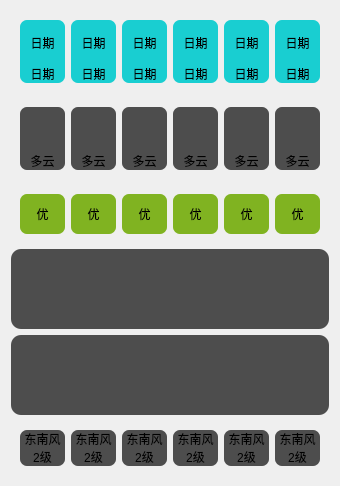
    <widget class="QWidget" name="widget_04" native="true">
     <layout class="QVBoxLayout" name="verticalLayout_27">
      <item>
       <widget class="QWidget" name="widget_4" native="true">
        <layout class="QHBoxLayout" name="horizontalLayout_4">
         <item>
          <layout class="QVBoxLayout" name="verticalLayout_14">
           <property name="spacing">
            <number>0</number>
           </property>
           <item>
            <widget class="QLabel" name="label_32">
             <property name="minimumSize">
              <size>
               <width>45</width>
               <height>45</height>
              </size>
             </property>
             <property name="styleSheet">
              <string notr="true">background-color: rgb(25, 206, 209);
border-radius:  7px;
border-bottom-left-radius: 0px;
border-bottom-right-radius: 0px;</string>
             </property>
             <property name="text">
              <string>日期</string>
             </property>
             <property name="scaledContents">
              <bool>true</bool>
             </property>
             <property name="alignment">
              <set>Qt::AlignCenter</set>
             </property>
            </widget>
           </item>
           <item>
            <widget class="QLabel" name="label_33">
             <property name="styleSheet">
              <string notr="true">background-color: rgb(25, 206, 209);
border-radius:  7px;
border-top-left-radius: 0px;
border-top-right-radius: 0px;</string>
             </property>
             <property name="text">
              <string>日期</string>
             </property>
             <property name="alignment">
              <set>Qt::AlignCenter</set>
             </property>
            </widget>
           </item>
          </layout>
         </item>
         <item>
          <layout class="QVBoxLayout" name="verticalLayout_15">
           <property name="spacing">
            <number>0</number>
           </property>
           <item>
            <widget class="QLabel" name="label_34">
             <property name="minimumSize">
              <size>
               <width>45</width>
               <height>45</height>
              </size>
             </property>
             <property name="styleSheet">
              <string notr="true">background-color: rgb(25, 206, 209);
border-radius:  7px;
border-bottom-left-radius: 0px;
border-bottom-right-radius: 0px;</string>
             </property>
             <property name="text">
              <string>日期</string>
             </property>
             <property name="scaledContents">
              <bool>true</bool>
             </property>
             <property name="alignment">
              <set>Qt::AlignCenter</set>
             </property>
            </widget>
           </item>
           <item>
            <widget class="QLabel" name="label_35">
             <property name="styleSheet">
              <string notr="true">background-color: rgb(25, 206, 209);
border-radius:  7px;
border-top-left-radius: 0px;
border-top-right-radius: 0px;</string>
             </property>
             <property name="text">
              <string>日期</string>
             </property>
             <property name="alignment">
              <set>Qt::AlignCenter</set>
             </property>
            </widget>
           </item>
          </layout>
         </item>
         <item>
          <layout class="QVBoxLayout" name="verticalLayout_16">
           <property name="spacing">
            <number>0</number>
           </property>
           <item>
            <widget class="QLabel" name="label_36">
             <property name="minimumSize">
              <size>
               <width>45</width>
               <height>45</height>
              </size>
             </property>
             <property name="styleSheet">
              <string notr="true">background-color: rgb(25, 206, 209);
border-radius:  7px;
border-bottom-left-radius: 0px;
border-bottom-right-radius: 0px;</string>
             </property>
             <property name="text">
              <string>日期</string>
             </property>
             <property name="scaledContents">
              <bool>true</bool>
             </property>
             <property name="alignment">
              <set>Qt::AlignCenter</set>
             </property>
            </widget>
           </item>
           <item>
            <widget class="QLabel" name="label_37">
             <property name="styleSheet">
              <string notr="true">background-color: rgb(25, 206, 209);
border-radius:  7px;
border-top-left-radius: 0px;
border-top-right-radius: 0px;</string>
             </property>
             <property name="text">
              <string>日期</string>
             </property>
             <property name="alignment">
              <set>Qt::AlignCenter</set>
             </property>
            </widget>
           </item>
          </layout>
         </item>
         <item>
          <layout class="QVBoxLayout" name="verticalLayout_17">
           <property name="spacing">
            <number>0</number>
           </property>
           <item>
            <widget class="QLabel" name="label_38">
             <property name="minimumSize">
              <size>
               <width>45</width>
               <height>45</height>
              </size>
             </property>
             <property name="styleSheet">
              <string notr="true">background-color: rgb(25, 206, 209);
border-radius:  7px;
border-bottom-left-radius: 0px;
border-bottom-right-radius: 0px;</string>
             </property>
             <property name="text">
              <string>日期</string>
             </property>
             <property name="scaledContents">
              <bool>true</bool>
             </property>
             <property name="alignment">
              <set>Qt::AlignCenter</set>
             </property>
            </widget>
           </item>
           <item>
            <widget class="QLabel" name="label_39">
             <property name="styleSheet">
              <string notr="true">background-color: rgb(25, 206, 209);
border-radius:  7px;
border-top-left-radius: 0px;
border-top-right-radius: 0px;</string>
             </property>
             <property name="text">
              <string>日期</string>
             </property>
             <property name="alignment">
              <set>Qt::AlignCenter</set>
             </property>
            </widget>
           </item>
          </layout>
         </item>
         <item>
          <layout class="QVBoxLayout" name="verticalLayout_18">
           <property name="spacing">
            <number>0</number>
           </property>
           <item>
            <widget class="QLabel" name="label_40">
             <property name="minimumSize">
              <size>
               <width>45</width>
               <height>45</height>
              </size>
             </property>
             <property name="styleSheet">
              <string notr="true">background-color: rgb(25, 206, 209);
border-radius:  7px;
border-bottom-left-radius: 0px;
border-bottom-right-radius: 0px;</string>
             </property>
             <property name="text">
              <string>日期</string>
             </property>
             <property name="scaledContents">
              <bool>true</bool>
             </property>
             <property name="alignment">
              <set>Qt::AlignCenter</set>
             </property>
            </widget>
           </item>
           <item>
            <widget class="QLabel" name="label_41">
             <property name="styleSheet">
              <string notr="true">background-color: rgb(25, 206, 209);
border-radius:  7px;
border-top-left-radius: 0px;
border-top-right-radius: 0px;</string>
             </property>
             <property name="text">
              <string>日期</string>
             </property>
             <property name="alignment">
              <set>Qt::AlignCenter</set>
             </property>
            </widget>
           </item>
          </layout>
         </item>
         <item>
          <layout class="QVBoxLayout" name="verticalLayout_19">
           <property name="spacing">
            <number>0</number>
           </property>
           <item>
            <widget class="QLabel" name="label_42">
             <property name="minimumSize">
              <size>
               <width>45</width>
               <height>45</height>
              </size>
             </property>
             <property name="styleSheet">
              <string notr="true">background-color: rgb(25, 206, 209);
border-radius:  7px;
border-bottom-left-radius: 0px;
border-bottom-right-radius: 0px;</string>
             </property>
             <property name="text">
              <string>日期</string>
             </property>
             <property name="scaledContents">
              <bool>true</bool>
             </property>
             <property name="alignment">
              <set>Qt::AlignCenter</set>
             </property>
            </widget>
           </item>
           <item>
            <widget class="QLabel" name="label_43">
             <property name="styleSheet">
              <string notr="true">background-color: rgb(25, 206, 209);
border-radius:  7px;
border-top-left-radius: 0px;
border-top-right-radius: 0px;</string>
             </property>
             <property name="text">
              <string>日期</string>
             </property>
             <property name="alignment">
              <set>Qt::AlignCenter</set>
             </property>
            </widget>
           </item>
          </layout>
         </item>
        </layout>
       </widget>
      </item>
      <item>
       <widget class="QWidget" name="widget" native="true">
        <layout class="QHBoxLayout" name="horizontalLayout_2">
         <item>
          <layout class="QVBoxLayout" name="verticalLayout_2">
           <property name="spacing">
            <number>0</number>
           </property>
           <item>
            <widget class="QLabel" name="label_5">
             <property name="minimumSize">
              <size>
               <width>45</width>
               <height>45</height>
              </size>
             </property>
             <property name="styleSheet">
              <string notr="true">background-color: rgb(77, 77, 77);
border-radius:  7px;
border-bottom-left-radius: 0px;
border-bottom-right-radius: 0px;</string>
             </property>
             <property name="text">
              <string/>
             </property>
             <property name="pixmap">
              <pixmap resource="res.qrc">:/res/tianqi.png</pixmap>
             </property>
             <property name="scaledContents">
              <bool>true</bool>
             </property>
             <property name="alignment">
              <set>Qt::AlignCenter</set>
             </property>
            </widget>
           </item>
           <item>
            <widget class="QLabel" name="label_7">
             <property name="styleSheet">
              <string notr="true">background-color: rgb(77, 77, 77);
border-radius:  7px;
border-top-left-radius: 0px;
border-top-right-radius: 0px;</string>
             </property>
             <property name="text">
              <string>多云</string>
             </property>
             <property name="alignment">
              <set>Qt::AlignCenter</set>
             </property>
            </widget>
           </item>
          </layout>
         </item>
         <item>
          <layout class="QVBoxLayout" name="verticalLayout_4">
           <property name="spacing">
            <number>0</number>
           </property>
           <item>
            <widget class="QLabel" name="label_6">
             <property name="minimumSize">
              <size>
               <width>45</width>
               <height>45</height>
              </size>
             </property>
             <property name="styleSheet">
              <string notr="true">background-color: rgb(77, 77, 77);
border-radius:  7px;
border-bottom-left-radius: 0px;
border-bottom-right-radius: 0px;</string>
             </property>
             <property name="text">
              <string/>
             </property>
             <property name="pixmap">
              <pixmap resource="res.qrc">:/res/tianqi.png</pixmap>
             </property>
             <property name="scaledContents">
              <bool>true</bool>
             </property>
             <property name="alignment">
              <set>Qt::AlignCenter</set>
             </property>
            </widget>
           </item>
           <item>
            <widget class="QLabel" name="label_9">
             <property name="styleSheet">
              <string notr="true">background-color: rgb(77, 77, 77);
border-radius:  7px;
border-top-left-radius: 0px;
border-top-right-radius: 0px;</string>
             </property>
             <property name="text">
              <string>多云</string>
             </property>
             <property name="alignment">
              <set>Qt::AlignCenter</set>
             </property>
            </widget>
           </item>
          </layout>
         </item>
         <item>
          <layout class="QVBoxLayout" name="verticalLayout_5">
           <property name="spacing">
            <number>0</number>
           </property>
           <item>
            <widget class="QLabel" name="label_10">
             <property name="minimumSize">
              <size>
               <width>45</width>
               <height>45</height>
              </size>
             </property>
             <property name="styleSheet">
              <string notr="true">background-color: rgb(77, 77, 77);
border-radius:  7px;
border-bottom-left-radius: 0px;
border-bottom-right-radius: 0px;</string>
             </property>
             <property name="text">
              <string/>
             </property>
             <property name="pixmap">
              <pixmap resource="res.qrc">:/res/tianqi.png</pixmap>
             </property>
             <property name="scaledContents">
              <bool>true</bool>
             </property>
             <property name="alignment">
              <set>Qt::AlignCenter</set>
             </property>
            </widget>
           </item>
           <item>
            <widget class="QLabel" name="label_11">
             <property name="styleSheet">
              <string notr="true">background-color: rgb(77, 77, 77);
border-radius:  7px;
border-top-left-radius: 0px;
border-top-right-radius: 0px;</string>
             </property>
             <property name="text">
              <string>多云</string>
             </property>
             <property name="alignment">
              <set>Qt::AlignCenter</set>
             </property>
            </widget>
           </item>
          </layout>
         </item>
         <item>
          <layout class="QVBoxLayout" name="verticalLayout_6">
           <property name="spacing">
            <number>0</number>
           </property>
           <item>
            <widget class="QLabel" name="label_13">
             <property name="minimumSize">
              <size>
               <width>45</width>
               <height>45</height>
              </size>
             </property>
             <property name="styleSheet">
              <string notr="true">background-color: rgb(77, 77, 77);
border-radius:  7px;
border-bottom-left-radius: 0px;
border-bottom-right-radius: 0px;</string>
             </property>
             <property name="text">
              <string/>
             </property>
             <property name="pixmap">
              <pixmap resource="res.qrc">:/res/tianqi.png</pixmap>
             </property>
             <property name="scaledContents">
              <bool>true</bool>
             </property>
             <property name="alignment">
              <set>Qt::AlignCenter</set>
             </property>
            </widget>
           </item>
           <item>
            <widget class="QLabel" name="label_14">
             <property name="styleSheet">
              <string notr="true">background-color: rgb(77, 77, 77);
border-radius:  7px;
border-top-left-radius: 0px;
border-top-right-radius: 0px;</string>
             </property>
             <property name="text">
              <string>多云</string>
             </property>
             <property name="alignment">
              <set>Qt::AlignCenter</set>
             </property>
            </widget>
           </item>
          </layout>
         </item>
         <item>
          <layout class="QVBoxLayout" name="verticalLayout_13">
           <property name="spacing">
            <number>0</number>
           </property>
           <item>
            <widget class="QLabel" name="label_17">
             <property name="minimumSize">
              <size>
               <width>45</width>
               <height>45</height>
              </size>
             </property>
             <property name="styleSheet">
              <string notr="true">background-color: rgb(77, 77, 77);
border-radius:  7px;
border-bottom-left-radius: 0px;
border-bottom-right-radius: 0px;</string>
             </property>
             <property name="text">
              <string/>
             </property>
             <property name="pixmap">
              <pixmap resource="res.qrc">:/res/tianqi.png</pixmap>
             </property>
             <property name="scaledContents">
              <bool>true</bool>
             </property>
             <property name="alignment">
              <set>Qt::AlignCenter</set>
             </property>
            </widget>
           </item>
           <item>
            <widget class="QLabel" name="label_18">
             <property name="styleSheet">
              <string notr="true">background-color: rgb(77, 77, 77);
border-radius:  7px;
border-top-left-radius: 0px;
border-top-right-radius: 0px;</string>
             </property>
             <property name="text">
              <string>多云</string>
             </property>
             <property name="alignment">
              <set>Qt::AlignCenter</set>
             </property>
            </widget>
           </item>
          </layout>
         </item>
         <item>
          <layout class="QVBoxLayout" name="verticalLayout_10">
           <property name="spacing">
            <number>0</number>
           </property>
           <item>
            <widget class="QLabel" name="label_15">
             <property name="minimumSize">
              <size>
               <width>45</width>
               <height>45</height>
              </size>
             </property>
             <property name="styleSheet">
              <string notr="true">background-color: rgb(77, 77, 77);
border-radius:  7px;
border-bottom-left-radius: 0px;
border-bottom-right-radius: 0px;</string>
             </property>
             <property name="text">
              <string/>
             </property>
             <property name="pixmap">
              <pixmap resource="res.qrc">:/res/tianqi.png</pixmap>
             </property>
             <property name="scaledContents">
              <bool>true</bool>
             </property>
             <property name="alignment">
              <set>Qt::AlignCenter</set>
             </property>
            </widget>
           </item>
           <item>
            <widget class="QLabel" name="label_16">
             <property name="styleSheet">
              <string notr="true">background-color: rgb(77, 77, 77);
border-radius:  7px;
border-top-left-radius: 0px;
border-top-right-radius: 0px;</string>
             </property>
             <property name="text">
              <string>多云</string>
             </property>
             <property name="alignment">
              <set>Qt::AlignCenter</set>
             </property>
            </widget>
           </item>
          </layout>
         </item>
        </layout>
       </widget>
      </item>
      <item>
       <widget class="QWidget" name="widget_3" native="true">
        <layout class="QHBoxLayout" name="horizontalLayout_3">
         <item>
          <widget class="QLabel" name="label_airQ01">
           <property name="minimumSize">
            <size>
             <width>0</width>
             <height>40</height>
            </size>
           </property>
           <property name="maximumSize">
            <size>
             <width>16777215</width>
             <height>40</height>
            </size>
           </property>
           <property name="styleSheet">
            <string notr="true">background-color: rgb(128, 179, 33);
border-radius: 7px;</string>
           </property>
           <property name="text">
            <string>优</string>
           </property>
           <property name="alignment">
            <set>Qt::AlignCenter</set>
           </property>
          </widget>
         </item>
         <item>
          <widget class="QLabel" name="label_airQ02">
           <property name="minimumSize">
            <size>
             <width>0</width>
             <height>40</height>
            </size>
           </property>
           <property name="maximumSize">
            <size>
             <width>16777215</width>
             <height>40</height>
            </size>
           </property>
           <property name="styleSheet">
            <string notr="true">background-color: rgb(128, 179, 33);
border-radius: 7px;</string>
           </property>
           <property name="text">
            <string>优</string>
           </property>
           <property name="alignment">
            <set>Qt::AlignCenter</set>
           </property>
          </widget>
         </item>
         <item>
          <widget class="QLabel" name="label_airQ03">
           <property name="minimumSize">
            <size>
             <width>0</width>
             <height>40</height>
            </size>
           </property>
           <property name="styleSheet">
            <string notr="true">background-color: rgb(128, 179, 33);
border-radius: 7px;</string>
           </property>
           <property name="text">
            <string>优</string>
           </property>
           <property name="alignment">
            <set>Qt::AlignCenter</set>
           </property>
          </widget>
         </item>
         <item>
          <widget class="QLabel" name="label_airQ04">
           <property name="minimumSize">
            <size>
             <width>0</width>
             <height>40</height>
            </size>
           </property>
           <property name="styleSheet">
            <string notr="true">background-color: rgb(128, 179, 33);
border-radius: 7px;</string>
           </property>
           <property name="text">
            <string>优</string>
           </property>
           <property name="alignment">
            <set>Qt::AlignCenter</set>
           </property>
          </widget>
         </item>
         <item>
          <widget class="QLabel" name="label_airQ05">
           <property name="minimumSize">
            <size>
             <width>0</width>
             <height>40</height>
            </size>
           </property>
           <property name="styleSheet">
            <string notr="true">background-color: rgb(128, 179, 33);
border-radius: 7px;</string>
           </property>
           <property name="text">
            <string>优</string>
           </property>
           <property name="alignment">
            <set>Qt::AlignCenter</set>
           </property>
          </widget>
         </item>
         <item>
          <widget class="QLabel" name="label_airQ06">
           <property name="minimumSize">
            <size>
             <width>0</width>
             <height>40</height>
            </size>
           </property>
           <property name="styleSheet">
            <string notr="true">background-color: rgb(128, 179, 33);
border-radius: 7px;</string>
           </property>
           <property name="text">
            <string>优</string>
           </property>
           <property name="alignment">
            <set>Qt::AlignCenter</set>
           </property>
          </widget>
         </item>
        </layout>
       </widget>
      </item>
      <item>
       <widget class="QWidget" name="widget_7" native="true">
        <property name="minimumSize">
         <size>
          <width>100</width>
          <height>80</height>
         </size>
        </property>
        <property name="styleSheet">
         <string notr="true">background-color: rgb(77, 77, 77);
border-radius: 10px;</string>
        </property>
       </widget>
      </item>
      <item>
       <widget class="QWidget" name="widget_8" native="true">
        <property name="minimumSize">
         <size>
          <width>0</width>
          <height>80</height>
         </size>
        </property>
        <property name="styleSheet">
         <string notr="true">background-color: rgb(77, 77, 77);
border-radius: 10px;</string>
        </property>
       </widget>
      </item>
      <item>
       <widget class="QWidget" name="widget_5" native="true">
        <layout class="QHBoxLayout" name="horizontalLayout_5">
         <item>
          <layout class="QVBoxLayout" name="verticalLayout_21">
           <property name="spacing">
            <number>0</number>
           </property>
           <item>
            <widget class="QLabel" name="label_46">
             <property name="styleSheet">
              <string notr="true">background-color: rgb(77, 77, 77);
border-radius:  7px;
border-bottom-left-radius: 0px;
border-bottom-right-radius: 0px;</string>
             </property>
             <property name="text">
              <string>东南风</string>
             </property>
             <property name="alignment">
              <set>Qt::AlignCenter</set>
             </property>
            </widget>
           </item>
           <item>
            <widget class="QLabel" name="label_47">
             <property name="styleSheet">
              <string notr="true">background-color: rgb(77, 77, 77);
border-radius:  7px;
border-top-left-radius: 0px;
border-top-right-radius: 0px;</string>
             </property>
             <property name="text">
              <string>2级</string>
             </property>
             <property name="alignment">
              <set>Qt::AlignCenter</set>
             </property>
            </widget>
           </item>
          </layout>
         </item>
         <item>
          <layout class="QVBoxLayout" name="verticalLayout_22">
           <property name="spacing">
            <number>0</number>
           </property>
           <item>
            <widget class="QLabel" name="label_48">
             <property name="styleSheet">
              <string notr="true">background-color: rgb(77, 77, 77);
border-radius:  7px;
border-bottom-left-radius: 0px;
border-bottom-right-radius: 0px;</string>
             </property>
             <property name="text">
              <string>东南风</string>
             </property>
             <property name="alignment">
              <set>Qt::AlignCenter</set>
             </property>
            </widget>
           </item>
           <item>
            <widget class="QLabel" name="label_49">
             <property name="styleSheet">
              <string notr="true">background-color: rgb(77, 77, 77);
border-radius:  7px;
border-top-left-radius: 0px;
border-top-right-radius: 0px;</string>
             </property>
             <property name="text">
              <string>2级</string>
             </property>
             <property name="alignment">
              <set>Qt::AlignCenter</set>
             </property>
            </widget>
           </item>
          </layout>
         </item>
         <item>
          <layout class="QVBoxLayout" name="verticalLayout_23">
           <property name="spacing">
            <number>0</number>
           </property>
           <item>
            <widget class="QLabel" name="label_50">
             <property name="styleSheet">
              <string notr="true">background-color: rgb(77, 77, 77);
border-radius:  7px;
border-bottom-left-radius: 0px;
border-bottom-right-radius: 0px;</string>
             </property>
             <property name="text">
              <string>东南风</string>
             </property>
             <property name="alignment">
              <set>Qt::AlignCenter</set>
             </property>
            </widget>
           </item>
           <item>
            <widget class="QLabel" name="label_51">
             <property name="styleSheet">
              <string notr="true">background-color: rgb(77, 77, 77);
border-radius:  7px;
border-top-left-radius: 0px;
border-top-right-radius: 0px;</string>
             </property>
             <property name="text">
              <string>2级</string>
             </property>
             <property name="alignment">
              <set>Qt::AlignCenter</set>
             </property>
            </widget>
           </item>
          </layout>
         </item>
         <item>
          <layout class="QVBoxLayout" name="verticalLayout_24">
           <property name="spacing">
            <number>0</number>
           </property>
           <item>
            <widget class="QLabel" name="label_52">
             <property name="styleSheet">
              <string notr="true">background-color: rgb(77, 77, 77);
border-radius:  7px;
border-bottom-left-radius: 0px;
border-bottom-right-radius: 0px;</string>
             </property>
             <property name="text">
              <string>东南风</string>
             </property>
             <property name="alignment">
              <set>Qt::AlignCenter</set>
             </property>
            </widget>
           </item>
           <item>
            <widget class="QLabel" name="label_53">
             <property name="styleSheet">
              <string notr="true">background-color: rgb(77, 77, 77);
border-radius:  7px;
border-top-left-radius: 0px;
border-top-right-radius: 0px;</string>
             </property>
             <property name="text">
              <string>2级</string>
             </property>
             <property name="alignment">
              <set>Qt::AlignCenter</set>
             </property>
            </widget>
           </item>
          </layout>
         </item>
         <item>
          <layout class="QVBoxLayout" name="verticalLayout_25">
           <property name="spacing">
            <number>0</number>
           </property>
           <item>
            <widget class="QLabel" name="label_54">
             <property name="styleSheet">
              <string notr="true">background-color: rgb(77, 77, 77);
border-radius:  7px;
border-bottom-left-radius: 0px;
border-bottom-right-radius: 0px;</string>
             </property>
             <property name="text">
              <string>东南风</string>
             </property>
             <property name="alignment">
              <set>Qt::AlignCenter</set>
             </property>
            </widget>
           </item>
           <item>
            <widget class="QLabel" name="label_55">
             <property name="styleSheet">
              <string notr="true">background-color: rgb(77, 77, 77);
border-radius:  7px;
border-top-left-radius: 0px;
border-top-right-radius: 0px;</string>
             </property>
             <property name="text">
              <string>2级</string>
             </property>
             <property name="alignment">
              <set>Qt::AlignCenter</set>
             </property>
            </widget>
           </item>
          </layout>
         </item>
         <item>
          <layout class="QVBoxLayout" name="verticalLayout_26">
           <property name="spacing">
            <number>0</number>
           </property>
           <item>
            <widget class="QLabel" name="label_56">
             <property name="styleSheet">
              <string notr="true">background-color: rgb(77, 77, 77);
border-radius:  7px;
border-bottom-left-radius: 0px;
border-bottom-right-radius: 0px;</string>
             </property>
             <property name="text">
              <string>东南风</string>
             </property>
             <property name="alignment">
              <set>Qt::AlignCenter</set>
             </property>
            </widget>
           </item>
           <item>
            <widget class="QLabel" name="label_57">
             <property name="styleSheet">
              <string notr="true">background-color: rgb(77, 77, 77);
border-radius:  7px;
border-top-left-radius: 0px;
border-top-right-radius: 0px;</string>
             </property>
             <property name="text">
              <string>2级</string>
             </property>
             <property name="alignment">
              <set>Qt::AlignCenter</set>
             </property>
            </widget>
           </item>
          </layout>
         </item>
        </layout>
       </widget>
      </item>
     </layout>
    </widget>
